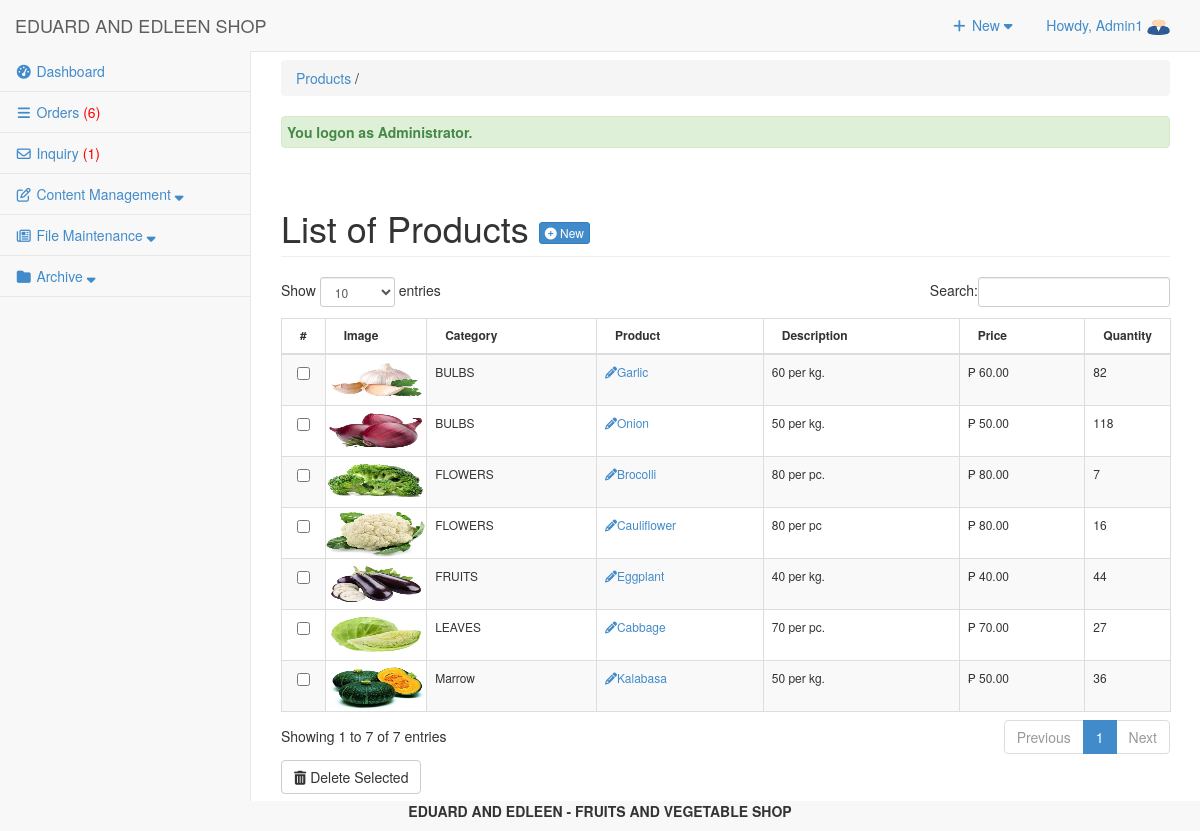
Screenshot of /admin/products/index.php (signed in) with the database file from the repository.
### tables this page shows
CREATE TABLE `tbluseraccount` (
  `USERID` int(11) NOT NULL,
  `U_NAME` varchar(122) NOT NULL,
  `U_USERNAME` varchar(122) NOT NULL,
  `U_PASS` varchar(122) NOT NULL,
  `U_ROLE` varchar(30) NOT NULL,
  `USERIMAGE` varchar(255) NOT NULL,
  `U_STATUS` varchar(255) NOT NULL DEFAULT 'Active'
);

CREATE TABLE `tblpromopro` (
  `PROMOID` int(11) NOT NULL,
  `PROID` int(11) NOT NULL,
  `PRODISCOUNT` double NOT NULL,
  `PRODISPRICE` double NOT NULL,
  `PROBANNER` tinyint(4) NOT NULL,
  `PRONEW` tinyint(4) NOT NULL
);

CREATE TABLE `tblproduct` (
  `PROID` int(11) NOT NULL,
  `PRODNAME` varchar(100) NOT NULL,
  `PRODESC` varchar(255) DEFAULT NULL,
  `INGREDIENTS` varchar(255) NOT NULL,
  `PROQTY` int(11) DEFAULT NULL,
  `ORIGINALPRICE` double NOT NULL,
  `PROPRICE` double DEFAULT NULL,
  `CATEGID` int(11) DEFAULT NULL,
  `IMAGES` varchar(255) DEFAULT NULL,
  `PROSTATS` varchar(30) DEFAULT NULL,
  `OWNERNAME` varchar(90) NOT NULL,
  `OWNERPHONE` varchar(90) NOT NULL,
  `PROD_STATUS` varchar(255) NOT NULL DEFAULT 'Active'
);

CREATE TABLE `tblcategory` (
  `CATEGID` int(11) NOT NULL,
  `CATEGORIES` varchar(255) NOT NULL,
  `USERID` int(11) NOT NULL
);

### admin/products/index.php (called while the page is built, shortened)
<?php
require_once("../../include/initialize.php");
$view = (isset($_GET['view']) && $_GET['view'] != '') ? $_GET['view'] : '';
	$header=$view;
	$title="Products";
	switch ($view) {
  	default :
	$title="Products";
	}
require_once ("../theme/templates.php");
?>

### include/database.php (called while the page is built, shortened)
<?php
class Database {
	var $sql_string = '';
	private $conn;
	public function open_connection() {
		$this->conn = mysqli_connect(server,user,pass);
		if(!$this->conn){
			echo "Problem in database connection! Contact administrator!";
			exit();
		}else{
			$db_select = mysqli_select_db($this->conn,database_name);
		}
	}
	function setQuery($sql='') {
		$this->sql_string=$sql;
	}
	function executeQuery() {
		$result = mysqli_query($this->conn,$this->sql_string);
		return $result;
	}
	private function confirm_query($result) {
		return $result;
	}
	function loadResultList( $key='' ) {
		$cur = $this->executeQuery();
		$array = array();
		while ($row = mysqli_fetch_object($cur)) {
			if ($key) {
				$array[$row->$key] = $row;
			} else {
				$array[] = $row;
			}
		}
		return $array;
	}
	function loadSingleResult() {
		$cur = $this->executeQuery();
		while ($row = mysqli_fetch_object($cur)) {
		return $data = $row;
		}
	}
	public function num_rows($result_set) {
		return mysqli_num_rows($result_set);
	}
}
$mydb = new Database();
?>

### include/accounts.php (called while the page is built, shortened)
<?php
require_once(LIB_PATH.DS.'database.php');
class User {
	protected static  $tblname = "tbluseraccount";
	function single_user($id=""){
			global $mydb;
			$mydb->setQuery("SELECT * FROM ".self::$tblname."
				Where USERID= '{$id}' LIMIT 1");
			$cur = $mydb->loadSingleResult();
			return $cur;
	}
}
?>

### admin/products/list.php (the view, shortened to what this page needs)
<div class="row">
     	 <div class="col-lg-12">
          <h1 class="page-header">List of Products  <a href="index.php?view=add" class="btn btn-primary btn-xs  ">  <i class="fa fa-plus-circle fw-fa"></i> New</a>  </h1>
     		</div>
 		 </div>
	    <form action="controller.php?action=delete" Method="POST">
	    <div class="table-responsive">
		<table id="dash-table"  class="table table-striped table-bordered table-hover "  style="font-size:12px" cellspacing="0" >
		  <thead>
		  	<tr>
		  		<th width="1%">#</th>
		  		<th width="50">Image</th>
		  		<th>Category</th>
		  		<th>Product</th>
		  		<th>Description</th>
		  		<th>Price</th>
		  		<th>Quantity</th>
		  	</tr>
		  </thead>
	  <tbody>
		  	<?php
		  		$query = "SELECT * FROM `tblpromopro` pr , `tblproduct` p , `tblcategory` c
         					 WHERE pr.`PROID`=p.`PROID` AND  p.`CATEGID` = c.`CATEGID` ";
		  		$mydb->setQuery($query);
		  		$cur = $mydb->loadResultList();
				foreach ($cur as $result) {
		  		echo '<tr>';
		  		echo '<td width="1%" align="center"><input type="checkbox" name="selector[]" id="selector[]" value="'.$result->PROID. '"/></td>';
		    echo '<td style="padding:0px;">
					<a class="PROID" href="" data-target="#productmodal"  data-toggle="modal"  data-id="'.$result->PROID.'">
					<img  title="'.$result->CATEGORIES.'" style="width:100px;height:50px;padding:0;"  src="'. web_root.'admin/products/'.$result->IMAGES . '">
					</a></td>';
				echo '<td>'. $result->CATEGORIES.'</td>';
		  		echo '<td><a title="edit" href="'.web_root.'admin/products/index.php?view=edit&id='.$result->PROID.'"><i class="fa fa-pencil "></i>'.$result->PRODNAME.'</a></td>';
		  		echo '<td>'. $result->PRODESC.'</td>';
		  		echo '<td> &#8369 '.  number_format($result->PROPRICE,2).'</td>';
		  		echo '<td width="4%">'. $result->PROQTY.'</td>';
		  	}
		  	?>
		  </tbody>
		</table>
		<div class="btn-group">
		  <button type="submit" class="btn btn-default" name="delete"><i class="fa fa-trash fw-fa"></i> Delete Selected</button>
		</div>
		</div>
		</form>

### admin/theme/templates.php (shortened to what this page needs)
<!DOCTYPE html>
<html lang="en">
<head>
<link href="<?php echo web_root; ?>admin/css/bootstrap.min.css" rel="stylesheet">
<link href="<?php echo web_root; ?>admin/css/metisMenu.min.css" rel="stylesheet">
<link href="<?php echo web_root; ?>admin/css/timeline.css" rel="stylesheet">
<link href="<?php echo web_root; ?>admin/css/sb-admin-2.css" rel="stylesheet">
<link href="<?php echo web_root; ?>admin/font/css/font-awesome.min.css" rel="stylesheet" type="text/css">
<link href="<?php echo web_root; ?>admin/font/font-awesome.min.css" rel="stylesheet" type="text/css">
<link href="<?php echo web_root; ?>admin/css/dataTables.bootstrap.css" rel="stylesheet">
<link href="<?php echo web_root; ?>css/bootstrap-datetimepicker.min.css" rel="stylesheet" media="screen">
<link href="<?php echo web_root; ?>css/datepicker.css" rel="stylesheet" media="screen">
<link href="<?php echo web_root; ?>admin/css/costum.css" rel="stylesheet">
<link href="<?php echo web_root; ?>admin/css/ekko-lightbox.css" rel="stylesheet">
</head>
  <?php
    $query = "SELECT * FROM tblsummary WHERE ORDEREDSTATS = 'Pending'";
    $mydb->setQuery($query);
    $cur = $mydb->executeQuery();
    $rowscount = $mydb->num_rows($cur);
    $res = isset($rowscount)? $rowscount : 0;
    if($res>0){
    $order = '<span style="color:red;">('.$res.')</span>';
    }else{
        $order = '<span> ('.$res.')</span>';
    }
    $query = "SELECT * FROM tblinquiry WHERE INQSTATUS = 'NEW'";
    $mydb->setQuery($query);
    $cur = $mydb->executeQuery();
    $rowscount = $mydb->num_rows($cur);
    $res = isset($rowscount)? $rowscount : 0;
    if($res>0){
    $inquiry = '<span style="color:red;">('.$res.')</span>';
    }else{
        $inquiry = '<span> ('.$res.')</span>';
    }
?>
<body>
   <div id="wrapper">
        <nav class="navbar navbar-default navbar-static-top  " role="navigation" style="margin-bottom: 0">
            <div class="navbar-header">
                 <a class="navbar-brand"  href="<?php echo web_root; ?>admin/index.php" >EDUARD AND EDLEEN SHOP</a>
            </div>
            <ul class="nav navbar-top-links navbar-right">
                 <li class="dropdown">
                    <a class="dropdown-toggle" data-toggle="dropdown" href="#">
                        <i class="fa fa-plus fa-fw"></i> New  <i class="fa fa-caret-down"></i>
                    </a>
                </li>
<?php
 $user = New User();
$singleuser = $user->single_user($_SESSION['USERID']);
?>
                <li class="dropdown">
                    <a class="dropdown-toggle" data-toggle="dropdown" href="#">
                        Howdy, <?php echo $_SESSION['U_NAME']; ?> <img title="profile image" width="23px" height="17px" src="<?php echo web_root.'admin/user/'.$singleuser ->USERIMAGE ?>">
                    </a>
                </li>
            </ul>
            <div class="navbar-default sidebar" role="navigation">
                <div class="sidebar-nav navbar-collapse">
                    <ul class="nav" id="side-menu">
                        <li>
                             <a href="<?php echo web_root; ?>admin/dashboard/"><i class="fa fa-tachometer fa-fw"></i>  Dashboard </a>
                        </li>
                        <li>
                             <a href="<?php echo web_root; ?>admin/orders/" ><i class="fa fa-reorder fa-fw"></i>  Orders <?php echo $order; ?></a>
                        </li>
                        <li>
                             <a href="<?php echo web_root; ?>admin/inquiry/" ><i class="fa fa-envelope-o fa-fw"></i>  Inquiry <?php echo $inquiry; ?></a>
                        </li>
                        <li class="nav-item">
                            <a class="nav-link" data-toggle="collapse" href="#collapseExample1" aria-expanded="false" aria-controls="collapseExample">
                                <i class="fa fa-pencil-square-o fa-fw"></i><span class="menu-title"> Content Management <i class="fa fa-sort-down"></i></span>
                            </a>
                        </li>
                        <li class="nav-item">
                            <a class="nav-link" data-toggle="collapse" href="#collapseExample3" aria-expanded="false" aria-controls="collapseExample">
                                <i class="fa fa-newspaper-o fa-fw"></i><span class="menu-title"> File Maintenance <i class="fa fa-sort-down"></i></span>
                            </a>
                        </li>
                        <?php if ($_SESSION['U_ROLE']=='Administrator') {
                        ?>
                        <li class="nav-item">
                            <a class="nav-link" data-toggle="collapse" href="#collapseExample2" aria-expanded="false" aria-controls="collapseExample">
                                <i class="fa fa-folder fa-fw"></i><span class="menu-title"> Archive <i class="fa fa-sort-down"></i></span>
                            </a>
                        </li>
                 <?php }  ?>
                    </ul>
                </div>
            </div>
        </nav>
  <div id="page-wrapper">
            <div class="row" >
                <div class="col-lg-12">
                    <?php
                    if ($title<>'Dashboard'){
                       echo   '<p class="breadcrumb" style="margin-top: 8px;">
                        <a href="index.php" title="'. $title.'" >'. $title.'</a>
                        '.(isset($header) ? ' / '. $header : '').'  </p>'  ;
                    } ?>
                  <?php require_once $content; ?>
                </div>
            </div>
        </div>
    </div>
</body>
      <footer><p  style="text-align: center;font-weight: bold;"> EDUARD AND EDLEEN - FRUITS AND VEGETABLE SHOP </p></footer>
</html>

### admin/css/sb-admin-2.css (style rules this page uses)
body { background-color: #f8f8f8; }
#wrapper { width: 100%; }
#page-wrapper { padding: 0 15px; min-height: 568px; background-color: #fff; }
@media (min-width:768px) { #page-wrapper { position: inherit; margin: 0 0 0 250px; padding: 0 30px; border-left: 1px solid #e7e7e7; } }
.navbar-top-links { margin-right: 0; }
.navbar-top-links li { display: inline-block; }
.navbar-top-links li:last-child { margin-right: 15px; }
.navbar-top-links li a { padding: 15px; min-height: 50px; }
.sidebar .sidebar-nav.navbar-collapse { padding-right: 0; padding-left: 0; }
.sidebar ul li { border-bottom: 1px solid #e7e7e7; }
@media (min-width:768px) { .sidebar { z-index: 1; position: absolute; width: 250px; margin-top: 51px; } }

### rows the page displays
tbluseraccount: USERIMAGE (picture)
tblpromopro: PROID.IMAGES (picture), tblcategory.CATEGORIES "BULBS", PROID.PRODNAME "Garlic", PROID.PRODESC "60 per kg.", PROID.PROPRICE "60.00", PROID.PROQTY "82"
tblpromopro: PROID.IMAGES (picture), tblcategory.CATEGORIES "BULBS", PROID.PRODNAME "Onion", PROID.PRODESC "50 per kg.", PROID.PROPRICE "50.00", PROID.PROQTY "118"
tblpromopro: PROID.IMAGES (picture), tblcategory.CATEGORIES "FLOWERS", PROID.PRODNAME "Brocolli", PROID.PRODESC "80 per pc.", PROID.PROPRICE "80.00", PROID.PROQTY "7"
tblpromopro: PROID.IMAGES (picture), tblcategory.CATEGORIES "FLOWERS", PROID.PRODNAME "Cauliflower", PROID.PRODESC "80 per pc", PROID.PROPRICE "80.00", PROID.PROQTY "16"
tblpromopro: PROID.IMAGES (picture), tblcategory.CATEGORIES "FRUITS", PROID.PRODNAME "Eggplant", PROID.PRODESC "40 per kg.", PROID.PROPRICE "40.00", PROID.PROQTY "44"
tblpromopro: PROID.IMAGES (picture), tblcategory.CATEGORIES "LEAVES", PROID.PRODNAME "Cabbage", PROID.PRODESC "70 per pc.", PROID.PROPRICE "70.00", PROID.PROQTY "27"
tblpromopro: PROID.IMAGES (picture), tblcategory.CATEGORIES "Marrow", PROID.PRODNAME "Kalabasa", PROID.PRODESC "50 per kg.", PROID.PROPRICE "50.00", PROID.PROQTY "36"

### other values shown
$_SESSION['U_NAME'] "Admin1"
$res "6"
$res "1"
$title "Products"
$_SESSION['message'] "You logon as Administrator."
